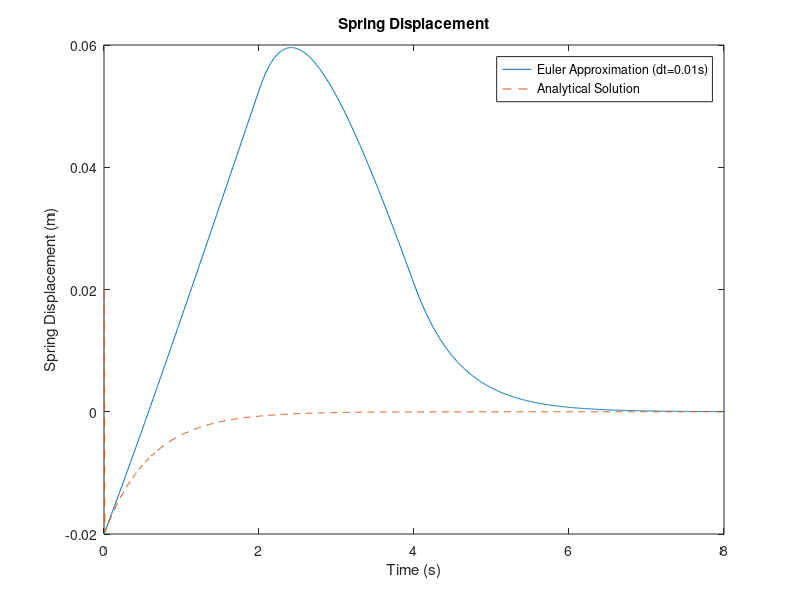
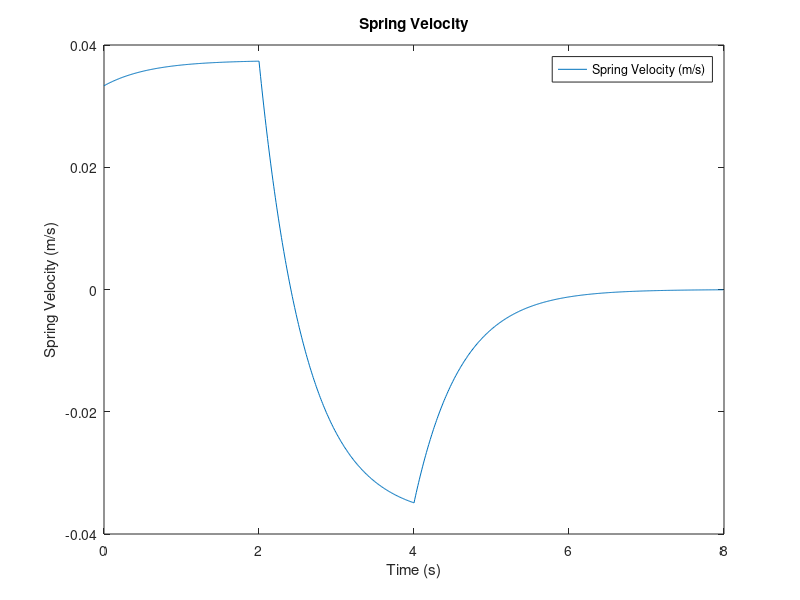
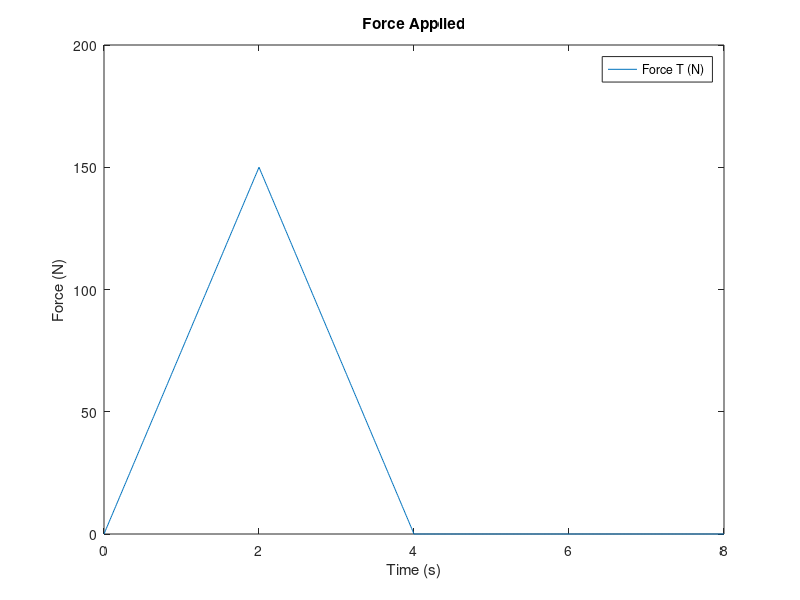
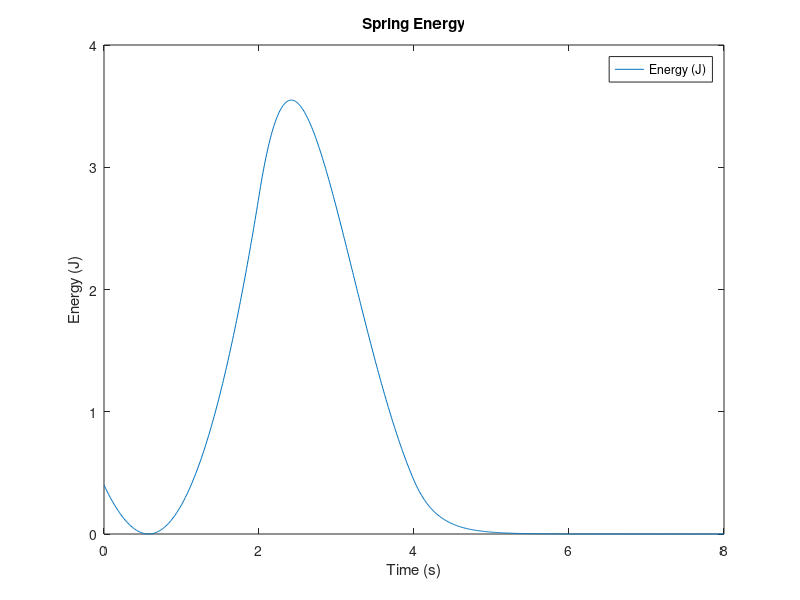

Recreate these plots in MATLAB, in order.
%%
%Constants
k=2000; b=1200; m=100
%% 
%Initial Conditions
xs(1)=-0.02; vm(1)=0; t(1)=0; timestep=0.01; Ft(1)=0; spe(1)=0.5*k*(xs(1))^2
xanalytical(1)=0.02;

%%
%Forward Euler Method

for ii=1:(8/timestep)
   t(ii+1)=t(ii)+timestep;
 
   if t(ii+1)<=2
       Ft(ii+1)=75*t(ii+1)
       %Ft(ii+1)=0;
   elseif t(ii+1)<=4
       Ft(ii+1)=300-75*t(ii+1)
       %Ft(ii+1)=0;
   else
       Ft(ii+1)=0
   end
   
   a(ii)=Ft(ii)-k*xs(ii)-b*vm(ii)/m;
   vm(ii+1)=vm(ii)+a(ii)*timestep;
   xs(ii+1)=xs(ii)+vm(ii+1)^2;
   vs(ii)=vm(ii);
   vs(ii)=(Ft(ii)-k*xs(ii))/b;
   sp(ii)=k*xs(ii)*vs(ii);
   dp(ii)=b*vs(ii)^2;
   xs(ii+1)=xs(ii)+vs(ii)*timestep;
   spe(ii+1)=0.5*k*xs(ii+1)^2;
   deltsp(ii)=(spe(ii+1)-spe(ii))/timestep;
   xanalytical(ii+1)=-0.02*exp(-k/b.*t(ii+1));
end

%%
%Plotting
figure(1)
plot(t,xs,t,xanalytical,'--');
xlabel('Time (s)');
ylabel('Spring Displacement (m)');
legend('Euler Approximation (dt=0.01s)','Analytical Solution')
title('Spring Displacement');
%%%
figure(2)
plot(t(1:end-1),vs);
xlabel('Time (s)');
ylabel('Spring Velocity (m/s)');
legend('Spring Velocity (m/s)');
title('Spring Velocity');
%%%
figure(3)
plot(t,Ft);
xlabel('Time (s)');
ylabel('Force (N)');
legend('Force T (N)');
title('Force Applied');
%%%
figure(4)
plot(t,spe);
xlabel('Time (s)');
ylabel('Energy (J)');
legend('Energy (J)');
title('Spring Energy');
%%%
figure(5)
plot(t(1:end-1),sp);
xlabel('Time (s)');
ylabel('Power (W)');
legend('Power (W)');
title('Spring Power');
%%%
figure(6)
plot(t(1:end-1),dp);
xlabel('Time (s)');
ylabel('Power (W)');
legend('Damper Power (W)');
title('Damper Power');